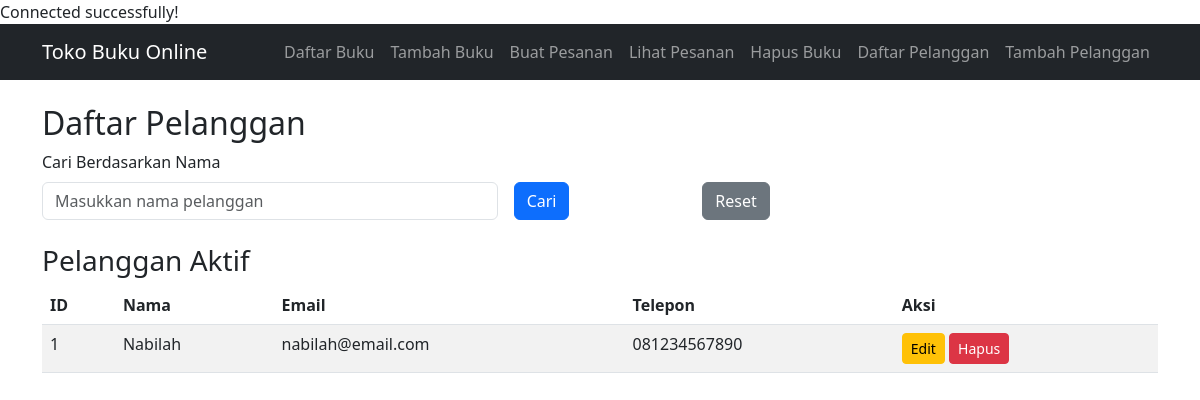
/daftar_pelanggan.php, run on the app's committed database.
### tables this page shows
CREATE TABLE `pelanggan` (
  `ID` int NOT NULL,
  `Nama` varchar(255) NOT NULL,
  `Alamat` varchar(255) DEFAULT NULL,
  `Email` varchar(255) NOT NULL,
  `Telepon` varchar(20) NOT NULL
);

### proses_daftar_pelanggan.php (called while the page is built, shortened)
<?php
include 'koneksi_db.php';
$search_nama = isset($_GET['nama']) ? $_GET['nama'] : '';
$query = "SELECT * FROM Pelanggan WHERE 1=1";
$result = $conn->query($query);
?>

### daftar_pelanggan.php (the view, shortened to what this page needs)
<?php include 'proses_daftar_pelanggan.php'; ?>
<!DOCTYPE html>
<html lang="id">
<head>
   <link href="https://cdn.jsdelivr.net/npm/bootstrap@5.3.0/dist/css/bootstrap.min.css" rel="stylesheet">
</head>
<body>
   <?php include 'nav.php'; ?>
   <div class="container mt-4">
       <h2>Daftar Pelanggan</h2>
       <form method="get" class="row g-3 mb-4">
           <div class="col-md-5">
               <label for="nama" class="form-label">Cari Berdasarkan Nama</label>
               <input type="text" class="form-control" id="nama" name="nama" placeholder="Masukkan nama pelanggan" value="<?php echo htmlspecialchars($search_nama); ?>">
           </div>
           <div class="col-md-2 align-self-end">
               <button type="submit" class="btn btn-primary">Cari</button>
           </div>
           <div class="col-md-2 align-self-end">
               <a href="daftar_pelanggan.php" class="btn btn-secondary">Reset</a>
           </div>
       </form>
       <h3>Pelanggan Aktif</h3>
       <table class="table table-striped">
           <thead>
               <tr>
                   <th>ID</th>
                   <th>Nama</th>
                   <th>Email</th>
                   <th>Telepon</th>
                   <th>Aksi</th>
               </tr>
           </thead>
           <tbody>
               <?php while ($row = $result->fetch_assoc()): ?>
               <tr>
                   <td><?php echo $row['ID'] ?></td>
                   <td><?php echo htmlspecialchars($row['Nama']) ?></td>
                   <td><?php echo htmlspecialchars($row['Email']) ?></td>
                   <td><?php echo htmlspecialchars($row['Telepon']) ?></td>
                   <td>
                       <a href="edit_pelanggan.php?id=<?php echo $row['ID'] ?>" class="btn btn-sm btn-warning">Edit</a>
                       <a href="hapus_pelanggan.php?id=<?php echo $row['ID'] ?>" class="btn btn-sm btn-danger">Hapus</a>
                   </td>
               </tr>
               <?php endwhile; ?>
           </tbody>
       </table>
   </div>
</body>
</html>

### data on the page
pelanggan: ID "1", Nama "Nabilah", Email "nabilah@email.com", Telepon "081234567890"
